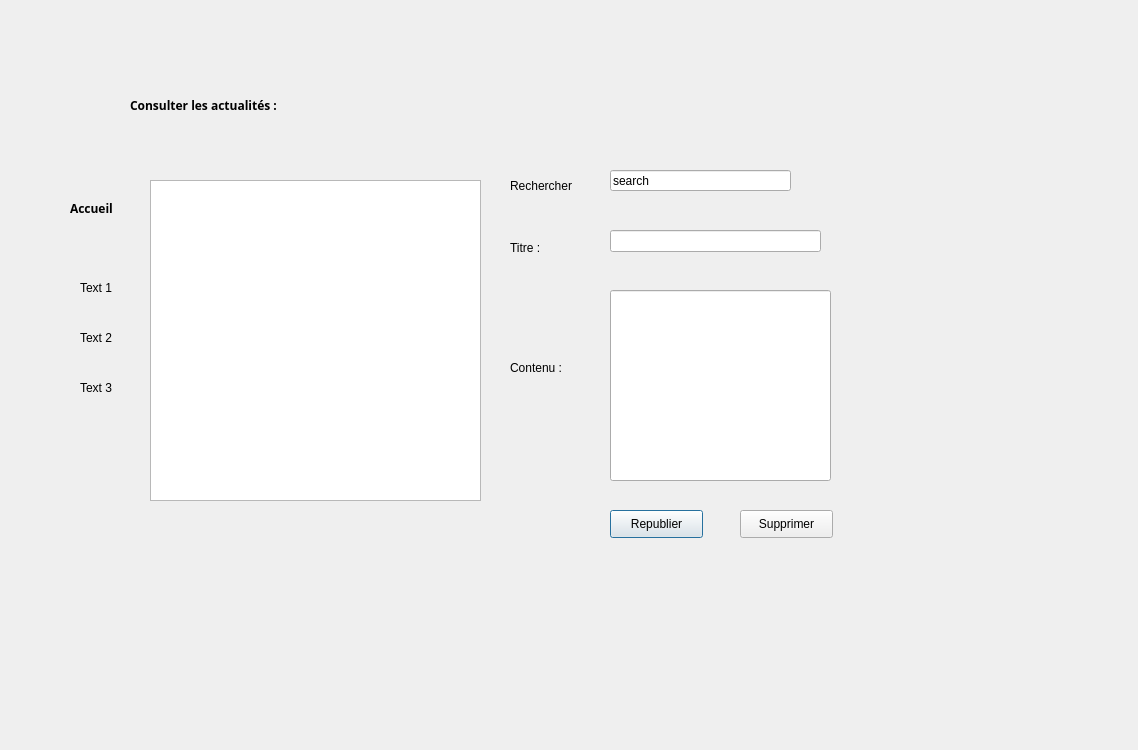
<?xml version="1.0" encoding="UTF-8"?>
<ui version="4.0">
 <class>Dialog</class>
 <widget class="QDialog" name="Dialog">
  <property name="geometry">
   <rect>
    <x>0</x>
    <y>0</y>
    <width>1138</width>
    <height>750</height>
   </rect>
  </property>
  <property name="windowTitle">
   <string>Dialog</string>
  </property>
  <widget class="QLabel" name="label">
   <property name="geometry">
    <rect>
     <x>260</x>
     <y>180</y>
     <width>55</width>
     <height>16</height>
    </rect>
   </property>
   <property name="text">
    <string/>
   </property>
  </widget>
  <widget class="QLabel" name="label_12">
   <property name="geometry">
    <rect>
     <x>510</x>
     <y>175</y>
     <width>71</width>
     <height>21</height>
    </rect>
   </property>
   <property name="text">
    <string>Rechercher</string>
   </property>
  </widget>
  <widget class="QLineEdit" name="lineEdit_3">
   <property name="geometry">
    <rect>
     <x>610</x>
     <y>230</y>
     <width>211</width>
     <height>22</height>
    </rect>
   </property>
  </widget>
  <widget class="QPushButton" name="pushButton">
   <property name="geometry">
    <rect>
     <x>610</x>
     <y>510</y>
     <width>93</width>
     <height>28</height>
    </rect>
   </property>
   <property name="text">
    <string>Republier</string>
   </property>
  </widget>
  <widget class="QLabel" name="label_10">
   <property name="geometry">
    <rect>
     <x>510</x>
     <y>240</y>
     <width>55</width>
     <height>16</height>
    </rect>
   </property>
   <property name="text">
    <string>Titre :</string>
   </property>
  </widget>
  <widget class="QLineEdit" name="lineEdit_4">
   <property name="geometry">
    <rect>
     <x>610</x>
     <y>290</y>
     <width>221</width>
     <height>191</height>
    </rect>
   </property>
  </widget>
  <widget class="QLabel" name="label_8">
   <property name="geometry">
    <rect>
     <x>80</x>
     <y>330</y>
     <width>55</width>
     <height>16</height>
    </rect>
   </property>
   <property name="text">
    <string>Text 2</string>
   </property>
  </widget>
  <widget class="QTableView" name="tableView_3">
   <property name="geometry">
    <rect>
     <x>150</x>
     <y>180</y>
     <width>331</width>
     <height>321</height>
    </rect>
   </property>
  </widget>
  <widget class="QLabel" name="label_6">
   <property name="geometry">
    <rect>
     <x>70</x>
     <y>200</y>
     <width>55</width>
     <height>16</height>
    </rect>
   </property>
   <property name="font">
    <font>
     <family>Bahnschrift SemiBold</family>
     <weight>75</weight>
     <bold>true</bold>
    </font>
   </property>
   <property name="text">
    <string>Accueil</string>
   </property>
  </widget>
  <widget class="QLabel" name="label_5">
   <property name="geometry">
    <rect>
     <x>130</x>
     <y>75</y>
     <width>191</width>
     <height>61</height>
    </rect>
   </property>
   <property name="font">
    <font>
     <family>Arial Black</family>
     <weight>75</weight>
     <bold>true</bold>
    </font>
   </property>
   <property name="text">
    <string>Consulter les actualités :</string>
   </property>
  </widget>
  <widget class="QLabel" name="label_9">
   <property name="geometry">
    <rect>
     <x>80</x>
     <y>380</y>
     <width>55</width>
     <height>16</height>
    </rect>
   </property>
   <property name="text">
    <string>Text 3</string>
   </property>
  </widget>
  <widget class="QPushButton" name="pushButton_2">
   <property name="geometry">
    <rect>
     <x>740</x>
     <y>510</y>
     <width>93</width>
     <height>28</height>
    </rect>
   </property>
   <property name="text">
    <string>Supprimer</string>
   </property>
  </widget>
  <widget class="QLabel" name="label_11">
   <property name="geometry">
    <rect>
     <x>510</x>
     <y>360</y>
     <width>55</width>
     <height>16</height>
    </rect>
   </property>
   <property name="text">
    <string>Contenu :</string>
   </property>
  </widget>
  <widget class="QLineEdit" name="lineEdit_5">
   <property name="geometry">
    <rect>
     <x>610</x>
     <y>170</y>
     <width>181</width>
     <height>21</height>
    </rect>
   </property>
   <property name="text">
    <string>search </string>
   </property>
  </widget>
  <widget class="QLabel" name="label_7">
   <property name="geometry">
    <rect>
     <x>80</x>
     <y>280</y>
     <width>55</width>
     <height>16</height>
    </rect>
   </property>
   <property name="text">
    <string>Text 1</string>
   </property>
  </widget>
  <widget class="QLabel" name="label_13">
   <property name="geometry">
    <rect>
     <x>780</x>
     <y>0</y>
     <width>171</width>
     <height>141</height>
    </rect>
   </property>
   <property name="text">
    <string/>
   </property>
   <property name="pixmap">
    <pixmap>../84639679_1093221177697262_6017725296000630784_n.png</pixmap>
   </property>
   <property name="scaledContents">
    <bool>true</bool>
   </property>
  </widget>
 </widget>
 <resources/>
 <connections/>
</ui>
